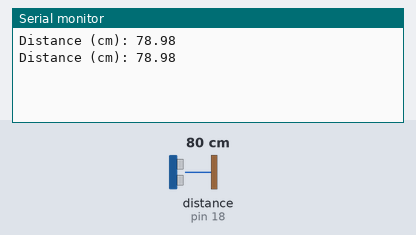
A sketch run on a simulated Arduino Uno, built with avr-gcc and run on an emulated ATmega328P. On the bench: the last lines printed to the serial monitor. Wiring (inferred from the names in the program): ultrasonic range finder: trigger pin 5; echo pin 18. Inputs (shaded band) come from the test bench; at power-on: distance to the obstacle (sensor on pin 18) 80 cm. The echo pulse lasts 58.3 µs per cm.

Above: at 1.8 s.
1.9 s: distance to the obstacle (sensor on pin 18) set to 23 cm
At 2.8 s:
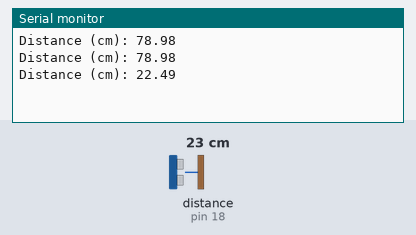
3.4 s: distance to the obstacle (sensor on pin 18) set to 18 cm
At 4.7 s:
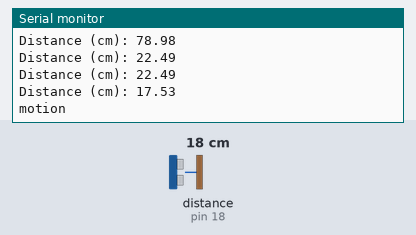
Timing chart, 0 to 6.4 s (numbered marks = the images above; inputs shaded):
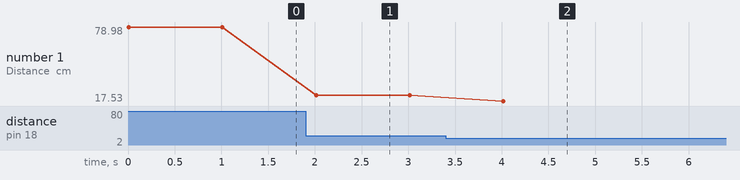

The sketch:

ultrasonic_motion.ino
```cpp
const int trigPin = 5;
const int echoPin = 18;

#define SOUND_SPEED 0.034  // cm/us
#define TIMEOUT_US 30000   // 30ms timeout for pulseIn

long duration;
float distanceCm;

bool paused = false;
bool pauseMessageShown = false;

void setup() {
  Serial.begin(115200);
  pinMode(trigPin, OUTPUT);
  pinMode(echoPin, INPUT);
}

void loop() {
  if (paused) {
    if (!pauseMessageShown) {
      Serial.println("⏸️ Paused. Waiting for 'resume' command...");
      pauseMessageShown = true;
    }

    // Check if serial input available
    if (Serial.available()) {
      String input = Serial.readStringUntil('\n');
      input.trim();
      if (input == "resume") {
        paused = false;
        pauseMessageShown = false;
        Serial.println("✅ Resuming distance tracking...");
      }
    }

    delay(500);
    return;
  }

  // Trigger ultrasonic pulse
  digitalWrite(trigPin, LOW);
  delayMicroseconds(2);
  digitalWrite(trigPin, HIGH);
  delayMicroseconds(10);
  digitalWrite(trigPin, LOW);

  // Read echo with timeout
  duration = pulseIn(echoPin, HIGH, TIMEOUT_US);
  if (duration == 0) {
    Serial.println("⚠️ No echo received (timeout).");
    delay(1000);
    return;
  }

  // Calculate distance
  distanceCm = duration * SOUND_SPEED / 2;

  Serial.print("Distance (cm): ");
  Serial.println(distanceCm);

  // If object within range, send motion and pause
  if (distanceCm > 0 && distanceCm < 20) {
    Serial.println("motion");
    paused = true;
    pauseMessageShown = false;  // Reset message flag for next pause
    delay(2000); // Optional: debounce before next motion
  }

  delay(1000); // Stability delay
}
// overall this code detects an object within the range of 20cm and then sends the trigger word "motion" on the Serial Output
```

Measured:
- the behaviour switches between 21 and 20 cm on distance to the obstacle (sensor on pin 18) (found by bisection; images 1 and 2)
- after the input at 1.9 s, the serial monitor: prints a new line after 0.11 s (image 1)
- after the input at 3.4 s, the serial monitor: prints a new line after 0.62 s (image 2)
- plotted number 1: 78.98 → 22.49 after the input at 1.9 s, 22.49 → 17.53 after the input at 3.4 s
